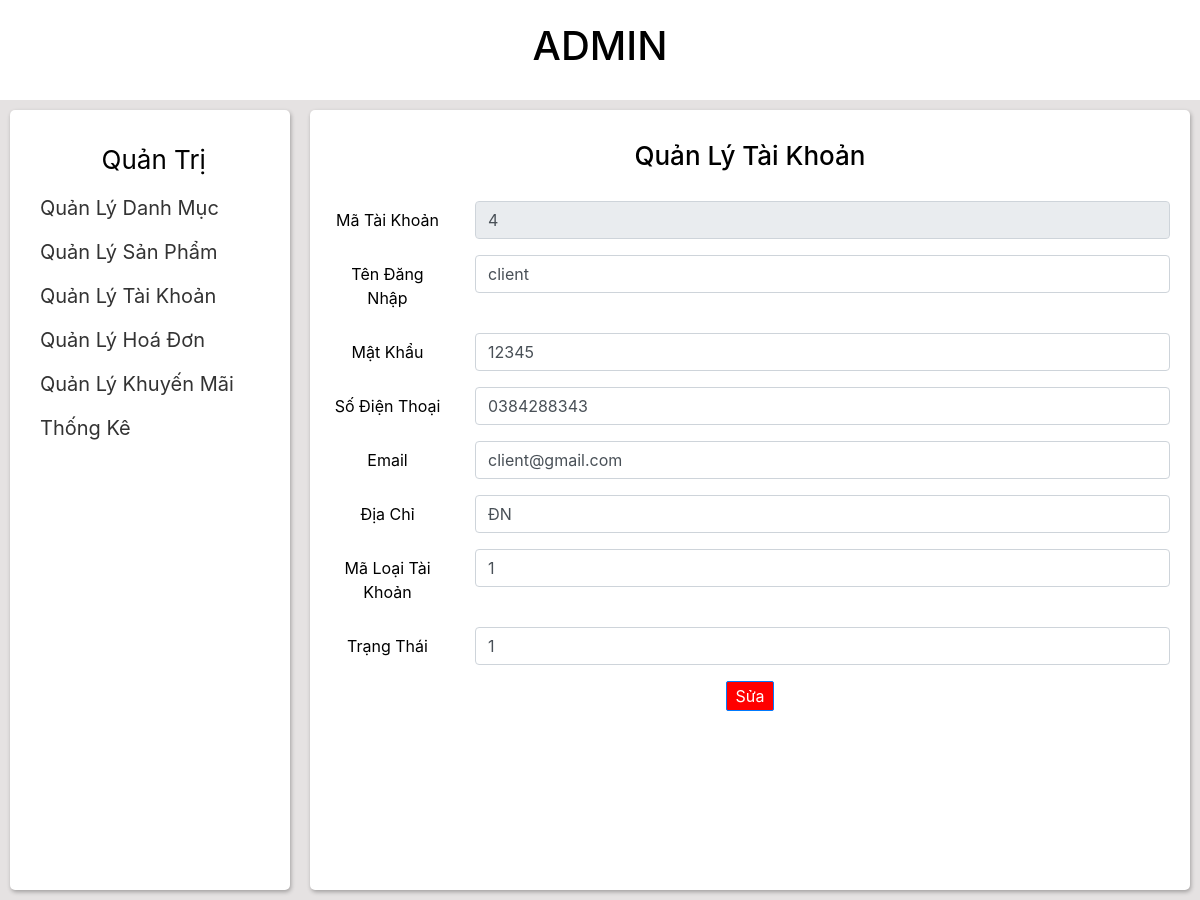
The app's page /admin/quanlytaikhoan/suataikhoan.php?id=4 with its own data.
### tables this page shows
CREATE TABLE `tai_khoan` (
  `MaTK` int(11) NOT NULL,
  `TenDN` varchar(20) NOT NULL,
  `MatKhau` varchar(20) NOT NULL,
  `SoDienThoai` varchar(10) NOT NULL,
  `Email` varchar(50) NOT NULL,
  `DiaChi` varchar(255) NOT NULL,
  `MaLoaiTK` varchar(10) NOT NULL,
  `TrangThai` varchar(50) NOT NULL
);

### admin/quanlytaikhoan/suataikhoan.php (the view, shortened to what this page needs)
<!DOCTYPE html>
<html>
	<head>
		<link rel="stylesheet" href="https://cdn.jsdelivr.net/npm/bootstrap@4.0.0/dist/css/bootstrap.min.css">
		<link rel="stylesheet" type="text/css" href="../../style/styleAdmin.css">
	</head>
	<body>
		<div class="header">
				<h1>ADMIN</h1>
		</div>
		<div class="wrap">
			<div class="navbar">
				<div class="navbar-wrap">
					<div class="navbar-user">
						<span>Quản Trị</span>
					</div>
					<div>
						<ul class="navbar-item">
							<li class="navbar-item-li">
								<a class="navbar-item-link" href="quanlydanhmuc/quanlydanhmuc.php">Quản Lý Danh Mục</a>
							</li>
							<li class="navbar-item-li">
								<a class="navbar-item-link" href="../quanlysanpham/quanlysanpham.php" >Quản Lý Sản Phẩm</a>
							</li>
							<li class="navbar-item-li">
								<a class="navbar-item-link" href="#" >Quản Lý Tài Khoản</a>
							</li>
							<li class="navbar-item-li">
								<a class="navbar-item-link" href="../quanlyhoadon/quanlyhoadon.php" >Quản Lý Hoá Đơn</a>
							</li>
							<li class="navbar-item-li">
								<a class="navbar-item-link" href="../quanlykhuyenmai/quanlykhuyenmai.php" >Quản Lý Khuyến Mãi</a>
							</li>
							<li class="navbar-item-li">
								<a class="navbar-item-link" href="../thongke/thongkedoanhthu.php" >Thống Kê</a>
							</li>
						</ul>
					</div>
				</div>
			</div>
			<div class="container">
					<?php
					include'../connect.php';
					$idtk=filter_input(INPUT_GET,'id');
					$sql_suatk="SELECT *FROM tai_khoan where MaTK='$idtk'";
					$result_suatk=mysqli_query($conn,$sql_suatk);
					?>
				<div class="container-wrap">
					<h1 class="container-header">
						Quản Lý Tài Khoản
					</h1>
					<div>
						<form>
							<?php
							if($result_suatk){
							while ($data=mysqli_fetch_array($result_suatk))
							{
							?>
						  <div class="form-group row">
						    <label for="inputEmail3" class="col-sm-2 col-form-label fs-16 ">Mã Tài Khoản</label>
						    <div class="col-sm-10">
						      <input type="text" class="form-control" id="inputEmail3 " placeholder="Nhập mã tài khoản..."  value="<?php echo $data['MaTK'];?>" name="txtmatk" readonly>
						    </div>
						  </div>
						  <div class="form-group row">
						    <label for="inputPassword3" class="col-sm-2 col-form-label fs-16 ">Tên Đăng Nhập</label>
						    <div class="col-sm-10">
						      <input type="text" class="form-control" id="inputPassword3 " placeholder="Nhập tên Đăng Nhập..." value="<?php echo $data['TenDN'];?>" name="txttendn">
						    </div>
						  </div>
						  <div class="form-group row">
						    <label for="inputPassword3" class="col-sm-2 col-form-label fs-16 " >Mật Khẩu</label>
						    <div class="col-sm-10">
						      <input type="text" class="form-control" id="inputPassword3 " placeholder="Nhập Mật Khẩu.." value="<?php echo $data['MatKhau'];?>" name="txtmatkhau">
						    </div>
						  </div>
						  <div class="form-group row">
						    <label for="inputPassword3" class="col-sm-2 col-form-label fs-16 " >Số Điện Thoại</label>
						    <div class="col-sm-10">
						      <input type="text" class="form-control" id="inputPassword3 " placeholder="Nhập Số Điện Thoại.." value="<?php echo $data['SoDienThoai'];?>" name="txtsdt">
						    </div>
						  </div>
						  <div class="form-group row">
						    <label for="inputPassword3" class="col-sm-2 col-form-label fs-16 " >Email</label>
						    <div class="col-sm-10">
						      <input type="text" class="form-control" id="inputPassword3 " placeholder="Nhập Email.." value="<?php echo $data['Email'];?>" name="txtemail">
						    </div>
						  </div>
						  <div class="form-group row">
						    <label for="inputPassword3" class="col-sm-2 col-form-label fs-16 " >Địa Chỉ</label>
						    <div class="col-sm-10">
						      <input type="text" class="form-control" id="inputPassword3 " placeholder="Nhập Địa Chỉ.." value="<?php echo $data['DiaChi'];?>" name="txtdiachi">
						    </div>
						  </div>
						  <div class="form-group row">
						    <label for="inputPassword3" class="col-sm-2 col-form-label fs-16 " >Mã Loại Tài Khoản</label>
						    <div class="col-sm-10">
						      <input type="text" class="form-control" id="inputPassword3 " placeholder="Nhập Mã Loại TK.." value="<?php echo $data['MaLoaiTK'];?>" name="txtmaloaitk">
						    </div>
						  </div>
						  <div class="form-group row">
						    <label for="inputPassword3" class="col-sm-2 col-form-label fs-16 " >Trạng Thái</label>
						    <div class="col-sm-10">
						      <input type="text" class="form-control" id="inputPassword3 " placeholder="Nhập Trạng Thái.." value="<?php echo $data['TrangThai'];?>" name="txttrangthai">
						    </div>
						  </div>
						  <div class="form-group">
						    <div class="col-sm-12">
						      <button type="submit"  class="btn btn-primary" name="btnSua">Sửa</button>
						    </div>
						  </div>
						  <?php
							}
							}
							?>
						</form>
					</div>
				</div>
			</div>
		</div>
	</body>
</html>

### style/styleAdmin.css (style rules this page uses)
* { padding: 0; margin: 0; box-sizing: border-box; }
body { font-size: 62.5%; height: 100vh; width: 100%; color: black; }
a { text-decoration: none; font-size: 20px; padding: 10px; transition: 0.3s ease; color: #333; }
ul li { list-style: none; }
.btn { background-color: red; padding: 2px 8px; border-radius: 2px; }
.fs-16 { font-size: 16px; }
.header { height: 100px; display: flex; align-items: center; justify-content: center; }
.wrap { display: flex; justify-content: center; background-color: #e5e2e2; min-height: 100vh; }
.navbar { width: 25%; padding: 10px; }
.navbar-item-li { margin: 14px 0; }
.navbar-wrap, .container-wrap { padding: 20px; width: 100%; height: 100%; background-color: white; border-radius: 5px; box-shadow: 1px 2px 4px rgba(0, 0, 0, 0.3); }
.navbar-user, .container-header { margin: 10px 0; text-align: center; font-size: 26px; }
.container-wrap { text-align: center; }
.container { width: 75%; padding: 10px; }
.container-header { margin-bottom: 30px; }

### records on screen
tai_khoan: txtmatk "4", txttendn "client", txtmatkhau "12345", txtsdt "0384288343", txtemail "client@gmail.com", txtdiachi "ĐN", txtmaloaitk "1", txttrangthai "1"
